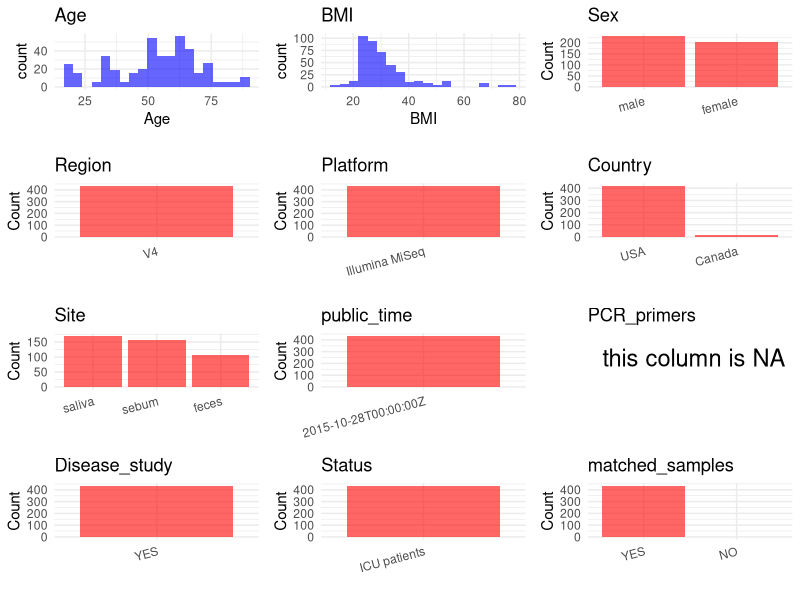

The R script that drew this image: (Note: this script raises an error after producing the figure.)
## ---- chunk 1
# Load necessary libraries
library(dplyr)
library(ggplot2)
library(cowplot)

# Set working directory (update this path to your local directory)
setwd("D:/oral_project/PRJEB11425")

# Read the initial metadata files
initial_meta<-read.csv("SraRunTable.csv",header = T)

# Combine the two metadata files
#meta <- rbind(initial_meta, initial_meta1)

#Remove entries where Organism is "gut metagenome" (non-oral samples)
#initial_meta <- subset(initial_meta,env_material== "saliva")

# Check the number of samples containing "HT" in Sample.Name (e.g., healthy controls)
#nrow(subset(meta, grepl("HT", Sample.Name)))

# Display the first few rows of the metadata
head(initial_meta)
## ---- chunk 2
# Create a uniform metadata dataframe
metadata <- data.frame(
  BioProject = initial_meta$BioProject,
  Run = initial_meta$Run,
  sample_name = initial_meta$host_subject_id,
  Age = initial_meta$AGE,
  BMI = initial_meta$BMI,
  Sex=initial_meta$sex,
  Region = initial_meta$target_subfragment..exp.,
  Platform = initial_meta$Instrument,
  Country = initial_meta$COUNTRY,
  Site = initial_meta$env_material,
  public_time = initial_meta$ReleaseDate,
  stringsAsFactors = FALSE
)
## ---- chunk 3
# Add information obtained from the publication
metadata$PCR_primers <- NA_character_
metadata$title <- "Extreme Dysbiosis of the Microbiome in Critical Illness"
metadata$Disease_study <- "YES"

# Assign disease status based on sample_name patterns
metadata$Status <- "ICU patients"
keep_subjects<-subset(metadata,Site %in% c("saliva"))
#remove subjects without Saliva samples
metadata<-subset(metadata,sample_name %in% keep_subjects$sample_name)
#get subjects sampling counts
sample_counts <- table(metadata$sample_name)
# Create matched_samples column, any subjects have >=2 samples will be label "YES", otherwise "NO"
metadata$matched_samples <- ifelse(metadata$sample_name %in% names(sample_counts[sample_counts >= 2]), "YES", "NO")
## ---- chunk 4
# Check the number of unique runs and sample names
print(paste("Number of unique runs:", length(unique(metadata$Run))))
print(paste("Number of unique sample names:", length(unique(metadata$sample_name))))
## ---- chunk 5
# Select columns for visualization
plot_data <- metadata %>%
  select(-BioProject, -Run, -sample_name, -title)

# Function to create simple plots for each column
create_simple_plots <- function(data) {
  plots <- list()
  
  for (col in colnames(data)) {
    # Check if the column is all NA
    if (all(is.na(data[[col]]))) {
      # Create an empty plot with text indicating all NA
      p <- ggplot() +
        annotate("text", x = 0.5, y = 0.5, label = "this column is NA", size = 6) +
        labs(title = col) +
        theme_void()
    } else if (is.numeric(data[[col]])) {
      # Numeric variable: histogram
      p <- ggplot(data, aes(x = .data[[col]])) +
        geom_histogram(fill = "blue", alpha = 0.6, bins = 20, na.rm = TRUE) +
        labs(title = col) +
        theme_minimal()
    } else {
      # Categorical variable: bar plot (remove NA values)
      count_data <- as.data.frame(table(data[[col]], useNA = "ifany"))
      p <- ggplot(count_data, aes(x = reorder(Var1, -Freq), y = Freq)) +
        geom_col(fill = "red", alpha = 0.6) +
        labs(title = col, x = NULL, y = "Count") +
        theme_minimal() +
        theme(axis.text.x = element_text(angle = 15, hjust = 1))
    }
    plots[[col]] <- p
  }
  
  return(plots)
}

# Generate and arrange plots
plots <- create_simple_plots(plot_data)
p<-plot_grid(plots$Age, 
          plots$BMI, 
          plots$Sex, 
          plots$Region, 
          plots$Platform, 
          plots$Country, 
          plots$Site,
          plots$public_time, 
          plots$PCR_primers,
          plots$Disease_study,
          plots$Status,
          plots$matched_samples,# add 
          ncol = 3, align = "hv", axis = "lb")
ggsave("Metadata_Summary.png", plot = p, width = 8, height = 6, dpi = 150)
## ---- chunk 6
knitr::include_graphics("Metadata_Summary.png")
## ---- chunk 7
# Reorder columns to match the desired format
metadata <- metadata[, c(
  "BioProject", "Run", "sample_name", "Age", "BMI", "Sex", 
  "Region", "Platform", "Country", "Site", "public_time", 
  "PCR_primers", "title", "Disease_study", "Status","matched_samples"
)]

# Export the uniform metadata to a CSV file
write.csv(metadata, file = "metadata.csv", quote = FALSE)
head(metadata)
